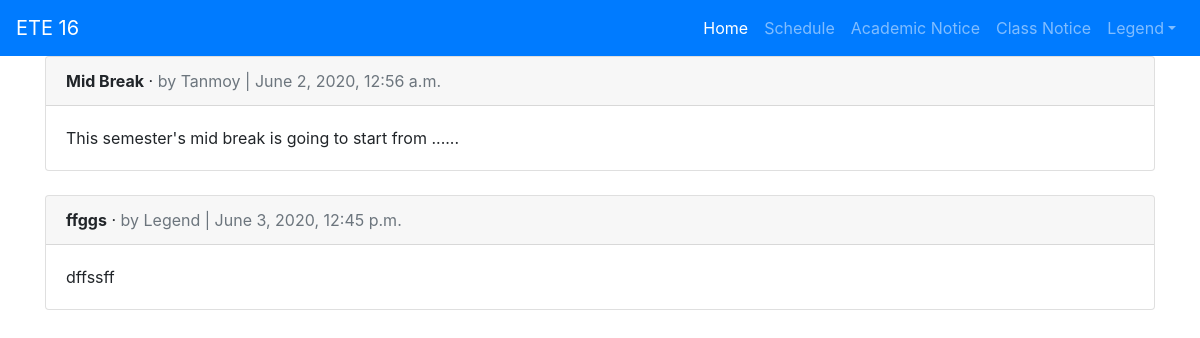
The app's page /academic_notice/ (signed in) with its own data.
### users/models.py (models this page shows)
class CustomUser(AbstractUser):
	roll = models.IntegerField(validators=[MinValueValidator(1604001),MaxValueValidator(1604060)],null=True,blank=False)
	email = models.EmailField(null=False,blank=False)
	REQUIRED_FIELDS = ['roll','email']

### academicnotice/models.py (models this page shows, shortened)
class AcademicNotice(models.Model):
	title = models.CharField(max_length=255)
	body = models.TextField()
	date = models.DateTimeField(auto_now_add=True)
	author = models.ForeignKey(
		get_user_model(),
		on_delete = models.CASCADE,
		)

### academicnotice/views.py (the view)
# urls.py: path('',AcademicNoticeView.as_view(),name='academic_notice',)
class AcademicNoticeView(ListView):
	model = AcademicNotice
	template_name = 'academic_notice.html'

### templates/academic_notice.html (shortened to what this page needs)
{% extends 'base.html' %}
{% block content %}
  {% for notice in object_list %}
    <div class="card">
      <div class="card-header">
        <span class="font-weight-bold">{{ notice.title }}</span> &middot;
        <span class="text-muted">by {{ notice.author }} | {{ notice.date }}</span>
      </div>
      <div class="card-body">
        {{ notice.body }}
      </div>
    </div>
    <br />
  {% endfor %}
{% endblock content %}

### templates/base.html (shortened to what this page needs)
<!DOCTYPE html>
<!DOCTYPE html>
<html>
<head>
	<link rel="stylesheet" href="https://stackpath.bootstrapcdn.com/bootstrap/4.5.0/css/bootstrap.min.css">
</head>
<body>
	<nav class="navbar navbar-expand-lg navbar-dark bg-primary">
		<a class="navbar-brand" href="{% url 'home' %}">ETE 16</a>
		<div class="collapse navbar-collapse" id="navbarNav">
		<ul class="navbar-nav ml-auto">
		  <li class="nav-item active">
		    <a class="nav-link" href="#">Home<span class="sr-only">(current)</span></a>
		  </li>
		  <li class="nav-item">
		    <a class="nav-link" href="{% url 'schedule' %}">Schedule</a>
		  </li>
		  <li class="nav-item">
		    <a class="nav-link" href="{% url 'academic_notice' %}">Academic Notice</a>
		  </li>
		  <li class="nav-item">
		    <a class="nav-link" href="{% url 'class_notice_list' %}">Class Notice</a>
		  </li>
	{% if user.is_authenticated %}
			<li class="nav-item">
				<a href="#" class="nav-link dropdown-toggle" id="studentmenu" data-toggle="dropdown" aria-haspopup="true" aria-expanded="false">{{ user.username }}</a>
			</li>
	{% else %}
			<form class="form-inline ml-auto bg-primary">You are not logged in
			<a href="{% url 'login' %}" class="btn btn-primary">Log In</a>
			<a href="{%url 'signup'%}" class="btn btn-primary ml-2">Sign Up</a>
			</form>
	{% endif %}
	</ul>
	</div>
	</nav>
	<div class="container">
	{% block content %}
	{% endblock content %}
	</div>
</body>
</html>

### records on screen
CustomUser: username "Legend"
AcademicNotice: title "Mid Break", author "Tanmoy", date "June 2, 2020, 12:56 a.m.", body "This semester's mid break is going to start from ......"
AcademicNotice: title "ffggs", author "Legend", date "June 3, 2020, 12:45 p.m.", body "dffssff"
